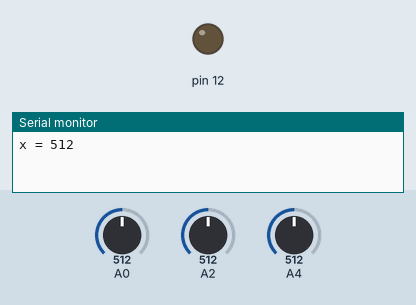
A sketch run on a simulated Arduino Uno, built with avr-gcc and run on an emulated ATmega328P. Parts: output pins drawn as LEDs (lit = HIGH), the last lines printed to the serial monitor. The test bench sets the inputs (shaded band); at power-on: A0 = 512, A2 = 512, A4 = 512.

Above: at 0.1 s.
At 1.1 s:
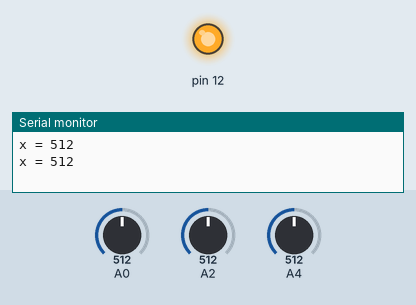
Timing chart, 0 to 2.6 s (numbered marks = the images above):
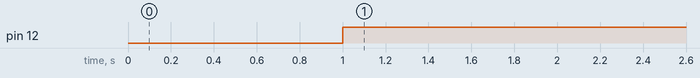

The sketch:

accelerometer.ino
```cpp
void setup() {
  // put your setup code here, to run once:
Serial.begin(9600);
pinMode(A0, INPUT);
pinMode(A2, INPUT);
pinMode(A4, INPUT);
pinMode(12, OUTPUT);
}


void loop() {
  // put your main code here, to run repeatedly:
int x = analogRead(A0);
int y = analogRead(A2);
int z = analogRead(A4);

Serial.print("x = ");
Serial.println(x);
/*Serial.print("y = ");
Serial.println(y);
Serial.println("z = ");
Serial.println(z);*/
delay(1000);

if( x>300)
{
 digitalWrite(12,HIGH);
}
else
{
  digitalWrite(12,LOW);
}
}
```

Measured:
- by itself, pin 12: LOW → HIGH at 1.0 s
